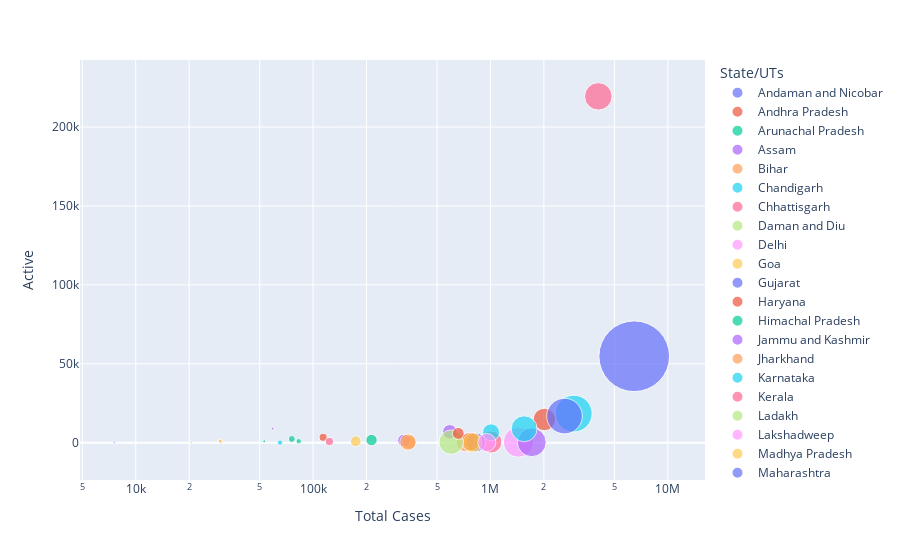

The notebook cell saved with this chart:
### Code cell
fig = px.scatter(da, x="Total Cases", y="Active", size="Deaths", color=da['State/UTs'], log_x=True, size_max=50)
fig.show()
fig.update_layout(
    width=800,  # Set the width of the figure
    height=600,  # Set the height of the figure
    margin={"r":0,"t":0,"l":0,"b":0}  # Adjust margins to reduce whitespace
)

### Figure 1 — Plotly figure (JSON) as saved in the notebook; plotly's stock layout.template omitted (floating-point values rounded to 4 significant figures)
{"data": [{"hovertemplate": "State/UTs=Andaman and Nicobar<br>Total Cases=%{x}<br>Active=%{y}<br>Deaths=%{marker.size}<extra></extra>", "legendgroup": "Andaman and Nicobar", "marker": {"color": "#636efa", "size": [129], "sizemode": "area", "sizeref": 54.93, "symbol": "circle"}, "mode": "markers", "name": "Andaman and Nicobar", "orientation": "v", "showlegend": true, "type": "scatter", "x": [7566], "xaxis": "x", "y": [6], "yaxis": "y"}, {"hovertemplate": "State/UTs=Andhra Pradesh<br>Total Cases=%{x}<br>Active=%{y}<br>Deaths=%{marker.size}<extra></extra>", "legendgroup": "Andhra Pradesh", "marker": {"color": "#EF553B", "size": [13857], "sizemode": "area", "sizeref": 54.93, "symbol": "circle"}, "mode": "markers", "name": "Andhra Pradesh", "orientation": "v", "showlegend": true, "type": "scatter", "x": [2014116], "xaxis": "x", "y": [14693], "yaxis": "y"}, {"hovertemplate": "State/UTs=Arunachal Pradesh<br>Total Cases=%{x}<br>Active=%{y}<br>Deaths=%{marker.size}<extra></extra>", "legendgroup": "Arunachal Pradesh", "marker": {"color": "#00cc96", "size": [260], "sizemode": "area", "sizeref": 54.93, "symbol": "circle"}, "mode": "markers", "name": "Arunachal Pradesh", "orientation": "v", "showlegend": true, "type": "scatter", "x": [53031], "xaxis": "x", "y": [863], "yaxis": "y"}, {"hovertemplate": "State/UTs=Assam<br>Total Cases=%{x}<br>Active=%{y}<br>Deaths=%{marker.size}<extra></extra>", "legendgroup": "Assam", "marker": {"color": "#ab63fa", "size": [5660], "sizemode": "area", "sizeref": 54.93, "symbol": "circle"}, "mode": "markers", "name": "Assam", "orientation": "v", "showlegend": true, "type": "scatter", "x": [589426], "xaxis": "x", "y": [6901], "yaxis": "y"}, {"hovertemplate": "State/UTs=Bihar<br>Total Cases=%{x}<br>Active=%{y}<br>Deaths=%{marker.size}<extra></extra>", "legendgroup": "Bihar", "marker": {"color": "#FFA15A", "size": [9653], "sizemode": "area", "sizeref": 54.93, "symbol": "circle"}, "mode": "markers", "name": "Bihar", "orientation": "v", "showlegend": true, "type": "scatter", "x": [725708], "xaxis": "x", "y": [100], "yaxis": "y"}, {"hovertemplate": "State/UTs=Chandigarh<br>Total Cases=%{x}<br>Active=%{y}<br>Deaths=%{marker.size}<extra></extra>", "legendgroup": "Chandigarh", "marker": {"color": "#19d3f3", "size": [813], "sizemode": "area", "sizeref": 54.93, "symbol": "circle"}, "mode": "markers", "name": "Chandigarh", "orientation": "v", "showlegend": true, "type": "scatter", "x": [65105], "xaxis": "x", "y": [40], "yaxis": "y"}, {"hovertemplate": "State/UTs=Chhattisgarh<br>Total Cases=%{x}<br>Active=%{y}<br>Deaths=%{marker.size}<extra></extra>", "legendgroup": "Chhattisgarh", "marker": {"color": "#FF6692", "size": [13555], "sizemode": "area", "sizeref": 54.93, "symbol": "circle"}, "mode": "markers", "name": "Chhattisgarh", "orientation": "v", "showlegend": true, "type": "scatter", "x": [1004451], "xaxis": "x", "y": [412], "yaxis": "y"}, {"hovertemplate": "State/UTs=Daman and Diu<br>Total Cases=%{x}<br>Active=%{y}<br>Deaths=%{marker.size}<extra></extra>", "legendgroup": "Daman and Diu", "marker": {"color": "#B6E880", "size": [4], "sizemode": "area", "sizeref": 54.93, "symbol": "circle"}, "mode": "markers", "name": "Daman and Diu", "orientation": "v", "showlegend": true, "type": "scatter", "x": [10663], "xaxis": "x", "y": [4], "yaxis": "y"}, {"hovertemplate": "State/UTs=Delhi<br>Total Cases=%{x}<br>Active=%{y}<br>Deaths=%{marker.size}<extra></extra>", "legendgroup": "Delhi", "marker": {"color": "#FF97FF", "size": [25082], "sizemode": "area", "sizeref": 54.93, "symbol": "circle"}, "mode": "markers", "name": "Delhi", "orientation": "v", "showlegend": true, "type": "scatter", "x": [1437764], "xaxis": "x", "y": [349], "yaxis": "y"}, {"hovertemplate": "State/UTs=Goa<br>Total Cases=%{x}<br>Active=%{y}<br>Deaths=%{marker.size}<extra></extra>", "legendgroup": "Goa", "marker": {"color": "#FECB52", "size": [3201], "sizemode": "area", "sizeref": 54.93, "symbol": "circle"}, "mode": "markers", "name": "Goa", "orientation": "v", "showlegend": true, "type": "scatter", "x": [173955], "xaxis": "x", "y": [877], "yaxis": "y"}, {"hovertemplate": "State/UTs=Gujarat<br>Total Cases=%{x}<br>Active=%{y}<br>Deaths=%{marker.size}<extra></extra>", "legendgroup": "Gujarat", "marker": {"color": "#636efa", "size": [10081], "sizemode": "area", "sizeref": 54.93, "symbol": "circle"}, "mode": "markers", "name": "Gujarat", "orientation": "v", "showlegend": true, "type": "scatter", "x": [825422], "xaxis": "x", "y": [150], "yaxis": "y"}, {"hovertemplate": "State/UTs=Haryana<br>Total Cases=%{x}<br>Active=%{y}<br>Deaths=%{marker.size}<extra></extra>", "legendgroup": "Haryana", "marker": {"color": "#EF553B", "size": [9677], "sizemode": "area", "sizeref": 54.93, "symbol": "circle"}, "mode": "markers", "name": "Haryana", "orientation": "v", "showlegend": true, "type": "scatter", "x": [770486], "xaxis": "x", "y": [634], "yaxis": "y"}, {"hovertemplate": "State/UTs=Himachal Pradesh<br>Total Cases=%{x}<br>Active=%{y}<br>Deaths=%{marker.size}<extra></extra>", "legendgroup": "Himachal Pradesh", "marker": {"color": "#00cc96", "size": [3598], "sizemode": "area", "sizeref": 54.93, "symbol": "circle"}, "mode": "markers", "name": "Himachal Pradesh", "orientation": "v", "showlegend": true, "type": "scatter", "x": [213548], "xaxis": "x", "y": [1642], "yaxis": "y"}, {"hovertemplate": "State/UTs=Jammu and Kashmir<br>Total Cases=%{x}<br>Active=%{y}<br>Deaths=%{marker.size}<extra></extra>", "legendgroup": "Jammu and Kashmir", "marker": {"color": "#ab63fa", "size": [4408], "sizemode": "area", "sizeref": 54.93, "symbol": "circle"}, "mode": "markers", "name": "Jammu and Kashmir", "orientation": "v", "showlegend": true, "type": "scatter", "x": [325419], "xaxis": "x", "y": [1330], "yaxis": "y"}, {"hovertemplate": "State/UTs=Jharkhand<br>Total Cases=%{x}<br>Active=%{y}<br>Deaths=%{marker.size}<extra></extra>", "legendgroup": "Jharkhand", "marker": {"color": "#FFA15A", "size": [5132], "sizemode": "area", "sizeref": 54.93, "symbol": "circle"}, "mode": "markers", "name": "Jharkhand", "orientation": "v", "showlegend": true, "type": "scatter", "x": [347867], "xaxis": "x", "y": [130], "yaxis": "y"}, {"hovertemplate": "State/UTs=Karnataka<br>Total Cases=%{x}<br>Active=%{y}<br>Deaths=%{marker.size}<extra></extra>", "legendgroup": "Karnataka", "marker": {"color": "#19d3f3", "size": [37318], "sizemode": "area", "sizeref": 54.93, "symbol": "circle"}, "mode": "markers", "name": "Karnataka", "orientation": "v", "showlegend": true, "type": "scatter", "x": [2949445], "xaxis": "x", "y": [18412], "yaxis": "y"}, {"hovertemplate": "State/UTs=Kerala<br>Total Cases=%{x}<br>Active=%{y}<br>Deaths=%{marker.size}<extra></extra>", "legendgroup": "Kerala", "marker": {"color": "#FF6692", "size": [20788], "sizemode": "area", "sizeref": 54.93, "symbol": "circle"}, "mode": "markers", "name": "Kerala", "orientation": "v", "showlegend": true, "type": "scatter", "x": [4057233], "xaxis": "x", "y": [219441], "yaxis": "y"}, {"hovertemplate": "State/UTs=Ladakh<br>Total Cases=%{x}<br>Active=%{y}<br>Deaths=%{marker.size}<extra></extra>", "legendgroup": "Ladakh", "marker": {"color": "#B6E880", "size": [207], "sizemode": "area", "sizeref": 54.93, "symbol": "circle"}, "mode": "markers", "name": "Ladakh", "orientation": "v", "showlegend": true, "type": "scatter", "x": [20560], "xaxis": "x", "y": [69], "yaxis": "y"}, {"hovertemplate": "State/UTs=Lakshadweep<br>Total Cases=%{x}<br>Active=%{y}<br>Deaths=%{marker.size}<extra></extra>", "legendgroup": "Lakshadweep", "marker": {"color": "#FF97FF", "size": [51], "sizemode": "area", "sizeref": 54.93, "symbol": "circle"}, "mode": "markers", "name": "Lakshadweep", "orientation": "v", "showlegend": true, "type": "scatter", "x": [10347], "xaxis": "x", "y": [31], "yaxis": "y"}, {"hovertemplate": "State/UTs=Madhya Pradesh<br>Total Cases=%{x}<br>Active=%{y}<br>Deaths=%{marker.size}<extra></extra>", "legendgroup": "Madhya Pradesh", "marker": {"color": "#FECB52", "size": [10516], "sizemode": "area", "sizeref": 54.93, "symbol": "circle"}, "mode": "markers", "name": "Madhya Pradesh", "orientation": "v", "showlegend": true, "type": "scatter", "x": [792175], "xaxis": "x", "y": [79], "yaxis": "y"}, {"hovertemplate": "State/UTs=Maharashtra<br>Total Cases=%{x}<br>Active=%{y}<br>Deaths=%{marker.size}<extra></extra>", "legendgroup": "Maharashtra", "marker": {"color": "#636efa", "size": [137313], "sizemode": "area", "sizeref": 54.93, "symbol": "circle"}, "mode": "markers", "name": "Maharashtra", "orientation": "v", "showlegend": true, "type": "scatter", "x": [6464876], "xaxis": "x", "y": [54763], "yaxis": "y"}, {"hovertemplate": "State/UTs=Manipur<br>Total Cases=%{x}<br>Active=%{y}<br>Deaths=%{marker.size}<extra></extra>", "legendgroup": "Manipur", "marker": {"color": "#EF553B", "size": [1782], "sizemode": "area", "sizeref": 54.93, "symbol": "circle"}, "mode": "markers", "name": "Manipur", "orientation": "v", "showlegend": true, "type": "scatter", "x": [113933], "xaxis": "x", "y": [3397], "yaxis": "y"}, {"hovertemplate": "State/UTs=Meghalaya<br>Total Cases=%{x}<br>Active=%{y}<br>Deaths=%{marker.size}<extra></extra>", "legendgroup": "Meghalaya", "marker": {"color": "#00cc96", "size": [1311], "sizemode": "area", "sizeref": 54.93, "symbol": "circle"}, "mode": "markers", "name": "Meghalaya", "orientation": "v", "showlegend": true, "type": "scatter", "x": [75836], "xaxis": "x", "y": [2326], "yaxis": "y"}, {"hovertemplate": "State/UTs=Mizoram<br>Total Cases=%{x}<br>Active=%{y}<br>Deaths=%{marker.size}<extra></extra>", "legendgroup": "Mizoram", "marker": {"color": "#ab63fa", "size": [217], "sizemode": "area", "sizeref": 54.93, "symbol": "circle"}, "mode": "markers", "name": "Mizoram", "orientation": "v", "showlegend": true, "type": "scatter", "x": [59119], "xaxis": "x", "y": [8885], "yaxis": "y"}, {"hovertemplate": "State/UTs=Nagaland<br>Total Cases=%{x}<br>Active=%{y}<br>Deaths=%{marker.size}<extra></extra>", "legendgroup": "Nagaland", "marker": {"color": "#FFA15A", "size": [620], "sizemode": "area", "sizeref": 54.93, "symbol": "circle"}, "mode": "markers", "name": "Nagaland", "orientation": "v", "showlegend": true, "type": "scatter", "x": [30083], "xaxis": "x", "y": [815], "yaxis": "y"}, {"hovertemplate": "State/UTs=Odisha<br>Total Cases=%{x}<br>Active=%{y}<br>Deaths=%{marker.size}<extra></extra>", "legendgroup": "Odisha", "marker": {"color": "#19d3f3", "size": [7969], "sizemode": "area", "sizeref": 54.93, "symbol": "circle"}, "mode": "markers", "name": "Odisha", "orientation": "v", "showlegend": true, "type": "scatter", "x": [1007750], "xaxis": "x", "y": [6546], "yaxis": "y"}, {"hovertemplate": "State/UTs=Puducherry<br>Total Cases=%{x}<br>Active=%{y}<br>Deaths=%{marker.size}<extra></extra>", "legendgroup": "Puducherry", "marker": {"color": "#FF6692", "size": [1812], "sizemode": "area", "sizeref": 54.93, "symbol": "circle"}, "mode": "markers", "name": "Puducherry", "orientation": "v", "showlegend": true, "type": "scatter", "x": [123572], "xaxis": "x", "y": [715], "yaxis": "y"}, {"hovertemplate": "State/UTs=Punjab<br>Total Cases=%{x}<br>Active=%{y}<br>Deaths=%{marker.size}<extra></extra>", "legendgroup": "Punjab", "marker": {"color": "#B6E880", "size": [16431], "sizemode": "area", "sizeref": 54.93, "symbol": "circle"}, "mode": "markers", "name": "Punjab", "orientation": "v", "showlegend": true, "type": "scatter", "x": [600614], "xaxis": "x", "y": [324], "yaxis": "y"}, {"hovertemplate": "State/UTs=Rajasthan<br>Total Cases=%{x}<br>Active=%{y}<br>Deaths=%{marker.size}<extra></extra>", "legendgroup": "Rajasthan", "marker": {"color": "#FF97FF", "size": [8954], "sizemode": "area", "sizeref": 54.93, "symbol": "circle"}, "mode": "markers", "name": "Rajasthan", "orientation": "v", "showlegend": true, "type": "scatter", "x": [954095], "xaxis": "x", "y": [97], "yaxis": "y"}, {"hovertemplate": "State/UTs=Sikkim<br>Total Cases=%{x}<br>Active=%{y}<br>Deaths=%{marker.size}<extra></extra>", "legendgroup": "Sikkim", "marker": {"color": "#FECB52", "size": [370], "sizemode": "area", "sizeref": 54.93, "symbol": "circle"}, "mode": "markers", "name": "Sikkim", "orientation": "v", "showlegend": true, "type": "scatter", "x": [29878], "xaxis": "x", "y": [1094], "yaxis": "y"}, {"hovertemplate": "State/UTs=Tamil Nadu<br>Total Cases=%{x}<br>Active=%{y}<br>Deaths=%{marker.size}<extra></extra>", "legendgroup": "Tamil Nadu", "marker": {"color": "#636efa", "size": [34921], "sizemode": "area", "sizeref": 54.93, "symbol": "circle"}, "mode": "markers", "name": "Tamil Nadu", "orientation": "v", "showlegend": true, "type": "scatter", "x": [2614872], "xaxis": "x", "y": [16850], "yaxis": "y"}, {"hovertemplate": "State/UTs=Telengana<br>Total Cases=%{x}<br>Active=%{y}<br>Deaths=%{marker.size}<extra></extra>", "legendgroup": "Telengana", "marker": {"color": "#EF553B", "size": [3873], "sizemode": "area", "sizeref": 54.93, "symbol": "circle"}, "mode": "markers", "name": "Telengana", "orientation": "v", "showlegend": true, "type": "scatter", "x": [658054], "xaxis": "x", "y": [5864], "yaxis": "y"}, {"hovertemplate": "State/UTs=Tripura<br>Total Cases=%{x}<br>Active=%{y}<br>Deaths=%{marker.size}<extra></extra>", "legendgroup": "Tripura", "marker": {"color": "#00cc96", "size": [800], "sizemode": "area", "sizeref": 54.93, "symbol": "circle"}, "mode": "markers", "name": "Tripura", "orientation": "v", "showlegend": true, "type": "scatter", "x": [82961], "xaxis": "x", "y": [917], "yaxis": "y"}, {"hovertemplate": "State/UTs=Uttar Pradesh<br>Total Cases=%{x}<br>Active=%{y}<br>Deaths=%{marker.size}<extra></extra>", "legendgroup": "Uttar Pradesh", "marker": {"color": "#ab63fa", "size": [22823], "sizemode": "area", "sizeref": 54.93, "symbol": "circle"}, "mode": "markers", "name": "Uttar Pradesh", "orientation": "v", "showlegend": true, "type": "scatter", "x": [1709335], "xaxis": "x", "y": [256], "yaxis": "y"}, {"hovertemplate": "State/UTs=Uttarakhand<br>Total Cases=%{x}<br>Active=%{y}<br>Deaths=%{marker.size}<extra></extra>", "legendgroup": "Uttarakhand", "marker": {"color": "#FFA15A", "size": [7387], "sizemode": "area", "sizeref": 54.93, "symbol": "circle"}, "mode": "markers", "name": "Uttarakhand", "orientation": "v", "showlegend": true, "type": "scatter", "x": [342976], "xaxis": "x", "y": [354], "yaxis": "y"}, {"hovertemplate": "State/UTs=West Bengal<br>Total Cases=%{x}<br>Active=%{y}<br>Deaths=%{marker.size}<extra></extra>", "legendgroup": "West Bengal", "marker": {"color": "#19d3f3", "size": [18447], "sizemode": "area", "sizeref": 54.93, "symbol": "circle"}, "mode": "markers", "name": "West Bengal", "orientation": "v", "showlegend": true, "type": "scatter", "x": [1548604], "xaxis": "x", "y": [8815], "yaxis": "y"}], "layout": {"legend": {"itemsizing": "constant", "title": {"text": "State/UTs"}, "tracegroupgap": 0}, "margin": {"t": 60}, "xaxis": {"anchor": "y", "domain": [0, 1], "title": {"text": "Total Cases"}, "type": "log"}, "yaxis": {"anchor": "x", "domain": [0, 1], "title": {"text": "Active"}}}}
